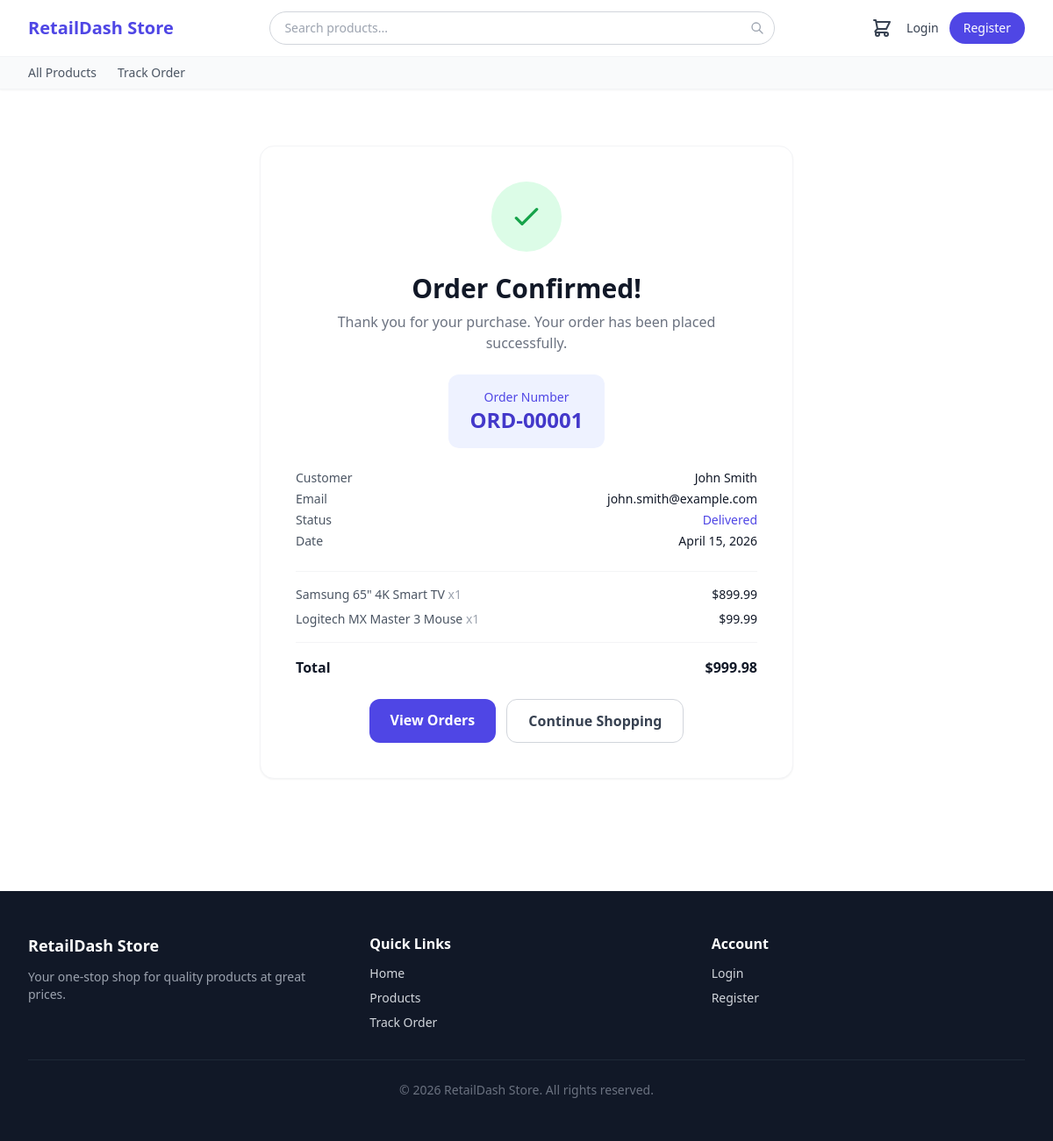
Page /store/orders/confirm/ORD-00001/ on the committed database.
### apps/orders/models.py (models this page shows, shortened)
class Order(models.Model):
    STATUS_CHOICES = [
        ('pending', 'Pending'),
        ('confirmed', 'Confirmed'),
        ('processing', 'Processing'),
        ('shipped', 'Shipped'),
        ('delivered', 'Delivered'),
        ('cancelled', 'Cancelled'),
    ]
    SOURCE_CHOICES = [
        ('storefront', 'Storefront'),
        ('internal', 'Internal'),
    ]
    order_number = models.CharField(max_length=20, unique=True, blank=True)
    customer_name = models.CharField(max_length=200)
    customer_email = models.EmailField()
    customer_phone = models.CharField(max_length=20, blank=True)
    status = models.CharField(max_length=20, choices=STATUS_CHOICES, default='pending')
    total_amount = models.DecimalField(max_digits=12, decimal_places=2, default=0)
    source = models.CharField(max_length=20, choices=SOURCE_CHOICES, default='internal')
    created_by = models.ForeignKey(User, on_delete=models.SET_NULL, null=True, related_name='orders')
    created_at = models.DateTimeField(auto_now_add=True)
    updated_at = models.DateTimeField(auto_now=True)
    class Meta:
        ordering = ['-created_at']

class OrderItem(models.Model):
    order = models.ForeignKey(Order, on_delete=models.CASCADE, related_name='items')
    product = models.ForeignKey(Product, on_delete=models.PROTECT, related_name='order_items')
    quantity = models.PositiveIntegerField()
    unit_price = models.DecimalField(max_digits=10, decimal_places=2)
    @property
    def line_total(self):
        return self.quantity * self.unit_price

### apps/inventory/models.py (models this page shows, shortened)
class Product(models.Model):
    name = models.CharField(max_length=200)
    sku = models.CharField(max_length=100, unique=True)
    description = models.TextField(blank=True)
    category = models.ForeignKey(Category, on_delete=models.SET_NULL, null=True, related_name='products')
    price = models.DecimalField(max_digits=10, decimal_places=2)
    cost_price = models.DecimalField(max_digits=10, decimal_places=2)
    stock_quantity = models.IntegerField(default=0)
    reorder_threshold = models.IntegerField(default=10)
    is_active = models.BooleanField(default=True)
    slug = models.SlugField(unique=True, blank=True)
    is_featured = models.BooleanField(default=False)
    created_at = models.DateTimeField(auto_now_add=True)
    updated_at = models.DateTimeField(auto_now=True)
    class Meta:
        ordering = ['-created_at']

### apps/storefront/views.py (the view)
# urls.py: path('orders/confirm/<str:order_number>/', views.order_confirm, name='order_confirm'),
def order_confirm(request, order_number):
    order = get_object_or_404(Order, order_number=order_number)
    return render(request, 'storefront/order_confirm.html', {
        'order': order,
        'status_steps': STATUS_STEPS,
    })

### apps/storefront/context_processors.py (called while the page is built)
def cart_count(request):
    cart = request.session.get('cart', {})
    return {'cart_count': sum(item['quantity'] for item in cart.values())}

### templates/storefront/order_confirm.html (shortened to what this page needs)
{% extends "storefront/base.html" %}
{% load static %}
{% block content %}
<div class="max-w-2xl mx-auto px-4 sm:px-6 lg:px-8 py-16 text-center">
  <div class="bg-white rounded-2xl border border-gray-100 shadow-sm p-10">
    <div class="w-20 h-20 bg-green-100 rounded-full flex items-center justify-center mx-auto mb-6">
      <svg class="w-10 h-10 text-green-600" fill="none" stroke="currentColor" viewBox="0 0 24 24">
        <path stroke-linecap="round" stroke-linejoin="round" stroke-width="2" d="M5 13l4 4L19 7"/>
      </svg>
    </div>
    <h1 class="text-3xl font-extrabold text-gray-900 mb-2">Order Confirmed!</h1>
    <p class="text-gray-500 mb-6">Thank you for your purchase. Your order has been placed successfully.</p>
    <div class="bg-indigo-50 rounded-xl px-6 py-4 mb-6 inline-block">
      <p class="text-sm text-indigo-600 font-medium">Order Number</p>
      <p class="text-2xl font-bold text-indigo-700">{{ order.order_number }}</p>
    </div>
    <div class="text-left mb-6">
      <div class="flex justify-between text-sm text-gray-600 mb-1">
        <span>Customer</span>
        <span class="font-medium text-gray-900">{{ order.customer_name }}</span>
      </div>
      <div class="flex justify-between text-sm text-gray-600 mb-1">
        <span>Email</span>
        <span class="font-medium text-gray-900">{{ order.customer_email }}</span>
      </div>
      <div class="flex justify-between text-sm text-gray-600 mb-1">
        <span>Status</span>
        <span class="font-medium text-indigo-600 capitalize">{{ order.status }}</span>
      </div>
      <div class="flex justify-between text-sm text-gray-600">
        <span>Date</span>
        <span class="font-medium text-gray-900">{{ order.created_at|date:"N j, Y" }}</span>
      </div>
    </div>
    <div class="border-t border-gray-100 pt-4 mb-4 text-left space-y-2">
      {% for item in order.items.all %}
      <div class="flex justify-between text-sm">
        <span class="text-gray-600">{{ item.product.name }} <span class="text-gray-400">x{{ item.quantity }}</span></span>
        <span class="font-medium text-gray-900">${{ item.line_total }}</span>
      </div>
      {% endfor %}
    </div>
    <div class="border-t border-gray-100 pt-4 flex justify-between font-bold text-gray-900 text-base mb-6">
      <span>Total</span>
      <span>${{ order.total_amount }}</span>
    </div>
    <div class="flex flex-col sm:flex-row gap-3 justify-center">
      <a href="{% url 'customers:order_history' %}" class="bg-indigo-600 text-white px-6 py-3 rounded-xl font-bold hover:bg-indigo-700 transition">
        View Orders
      </a>
      <a href="{% url 'storefront:catalog' %}" class="border border-gray-300 text-gray-700 px-6 py-3 rounded-xl font-semibold hover:bg-gray-50 transition">
        Continue Shopping
      </a>
    </div>
  </div>
</div>
{% endblock %}

### rows in the picture
Order: order_number "ORD-00001", customer_name "John Smith", customer_email "john.smith@example.com", status "Delivered", created_at "April 15, 2026", total_amount "999.98"
OrderItem: product.name "Samsung 65\" 4K Smart TV", quantity "1", line_total "899.99"
OrderItem: product.name "Logitech MX Master 3 Mouse", quantity "1", line_total "99.99"
